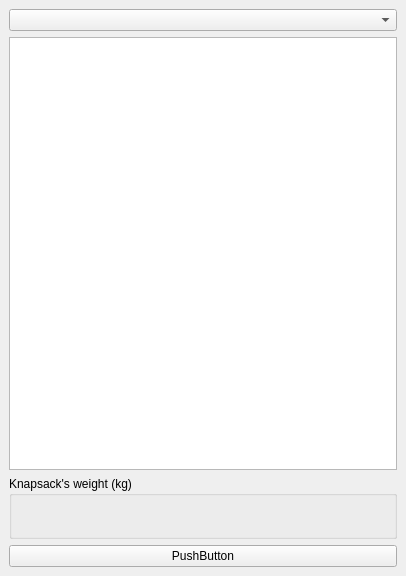
<?xml version="1.0" encoding="UTF-8"?>
<ui version="4.0">
 <class>MainWindow</class>
 <widget class="QMainWindow" name="MainWindow">
  <property name="geometry">
   <rect>
    <x>0</x>
    <y>0</y>
    <width>406</width>
    <height>576</height>
   </rect>
  </property>
  <property name="windowTitle">
   <string>MainWindow</string>
  </property>
  <widget class="QWidget" name="centralwidget">
   <layout class="QVBoxLayout" name="verticalLayout">
    <item>
     <widget class="QComboBox" name="cbValuePreset"/>
    </item>
    <item>
     <widget class="QTableView" name="tableValues"/>
    </item>
    <item>
     <widget class="QGroupBox" name="gbSumWeight">
      <property name="sizePolicy">
       <sizepolicy hsizetype="Preferred" vsizetype="Preferred">
        <horstretch>0</horstretch>
        <verstretch>0</verstretch>
       </sizepolicy>
      </property>
      <property name="title">
       <string>Knapsack's weight (kg)</string>
      </property>
      <layout class="QVBoxLayout" name="verticalLayout_2">
       <item>
        <widget class="QLabel" name="label">
         <property name="font">
          <font>
           <family>Abyssinica SIL</family>
           <pointsize>12</pointsize>
          </font>
         </property>
         <property name="text">
          <string/>
         </property>
        </widget>
       </item>
      </layout>
     </widget>
    </item>
    <item>
     <widget class="QPushButton" name="pushButton">
      <property name="text">
       <string>PushButton</string>
      </property>
     </widget>
    </item>
   </layout>
  </widget>
 </widget>
 <resources/>
 <connections/>
</ui>
